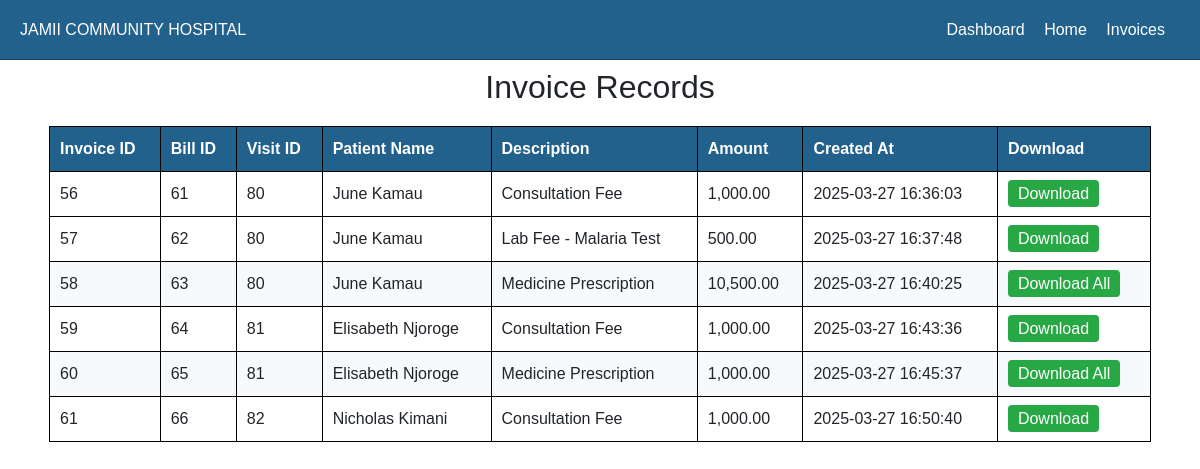
/invoices.php, run on the app's committed database.
### tables this page shows
CREATE TABLE `invoice` (
  `invoice_ID` int(11) NOT NULL,
  `bill_ID` int(11) NOT NULL,
  `created_at` timestamp NOT NULL DEFAULT current_timestamp()
);

CREATE TABLE `billing` (
  `bill_ID` int(100) NOT NULL,
  `VisitID` int(100) NOT NULL,
  `Unit` varchar(500) NOT NULL,
  `Description` varchar(100) NOT NULL,
  `Quantity` int(100) NOT NULL,
  `Unit_Price` int(100) NOT NULL,
  `Desc_Percentage` int(11) DEFAULT 0,
  `Desc_KES` int(11) DEFAULT 0,
  `Amount` int(11) NOT NULL,
  `Status` varchar(100) NOT NULL DEFAULT 'Pending',
  `Date_Created` timestamp NOT NULL DEFAULT current_timestamp()
);

### invoices.php (the view, shortened to what this page needs)
<?php
$servername = "localhost";
$username = "root";
$password = "";
$dbname = "jamii-hms";
$conn = new mysqli($servername, $username, $password, $dbname);
$sql = "SELECT
            invoice.invoice_ID,
            invoice.bill_ID,
            invoice.created_at,
            billing.VisitID,
            CONCAT(patients.FirstName, ' ', patients.LastName) AS PatientName,
            billing.Description,
            billing.Amount
        FROM invoice
        JOIN billing ON invoice.bill_ID = billing.bill_ID
        JOIN visits ON billing.VisitID = visits.VisitID
        JOIN patients ON visits.PatientID = patients.PatientID
        ORDER BY billing.VisitID, billing.Description, invoice.invoice_ID DESC";
$result = $conn->query($sql);
?>
<!DOCTYPE html>
<html lang="en">
<head>
    <link rel="stylesheet" href="bootstrap/css/bootstrap.min.css">
</head>
<body>
    <div class="top-bar">
        <div>
            <span class="fw-bold">JAMII COMMUNITY HOSPITAL</span>
        </div>
        <div>
            <a href="dashboard.php">Dashboard</a>
            <a href="billing.php">Home</a>
            <a href="invoices.php">Invoices</a>
        </div>
    </div>
    <br><br>
<h2>Invoice Records</h2>
<table>
    <tr>
        <th>Invoice ID</th>
        <th>Bill ID</th>
        <th>Visit ID</th>
        <th>Patient Name</th>
        <th>Description</th>
        <th>Amount</th>
        <th>Created At</th>
        <th>Download</th>
    </tr>
    <?php
    if ($result->num_rows > 0) {
        $currentVisitID = null;
        $medicinePrescriptions = [];
        while ($row = $result->fetch_assoc()) {
            if ($currentVisitID !== $row['VisitID'] && !empty($medicinePrescriptions)) {
                echo "<tr class='group-row'>";
                echo "<td>" . implode("<br>", array_column($medicinePrescriptions, 'invoice_ID')) . "</td>";
                echo "<td>" . implode("<br>", array_column($medicinePrescriptions, 'bill_ID')) . "</td>";
                echo "<td>" . $medicinePrescriptions[0]['VisitID'] . "</td>";
                echo "<td>" . $medicinePrescriptions[0]['PatientName'] . "</td>";
                echo "<td>Medicine Prescription</td>";
                echo "<td>" . number_format(array_sum(array_column($medicinePrescriptions, 'Amount')), 2) . "</td>";
                echo "<td>" . $medicinePrescriptions[0]['created_at'] . "</td>";
                echo "<td><a href='download_invoice.php?invoice_id=" . implode(",", array_column($medicinePrescriptions, 'invoice_ID')) . "' class='download-btn' target='_blank'>Download All</a></td>";
                echo "</tr>";
                $medicinePrescriptions = [];
            }
            if ($currentVisitID !== $row['VisitID']) {
                $currentVisitID = $row['VisitID'];
            }
            if ($row['Description'] === 'Medicine Prescription') {
                $medicinePrescriptions[] = $row;
            } else {
                echo "<tr>";
                echo "<td>" . htmlspecialchars($row['invoice_ID']) . "</td>";
                echo "<td>" . htmlspecialchars($row['bill_ID']) . "</td>";
                echo "<td>" . htmlspecialchars($row['VisitID']) . "</td>";
                echo "<td>" . htmlspecialchars($row['PatientName']) . "</td>";
                echo "<td>" . htmlspecialchars($row['Description']) . "</td>";
                echo "<td>" . htmlspecialchars(number_format($row['Amount'], 2)) . "</td>";
                echo "<td>" . htmlspecialchars($row['created_at']) . "</td>";
                echo "<td><a href='download_invoice.php?invoice_id=" . $row['invoice_ID'] . "' class='download-btn' target='_blank'>Download</a></td>";
                echo "</tr>";
            }
        }
    } else {
        echo "<tr><td colspan='8' style='text-align: center;'>No invoices found.</td></tr>";
    }
    ?>
</table>
</body>
</html>

### invoices.php (style rules this page uses)
body { font-family: Arial, sans-serif; padding: 20px; text-align: center; }
.top-bar { background-color: #21618c; color: white; padding: 10px 20px; display: flex; justify-content: space-between; align-items: center; position: fixed; width: 100%; top: 0; left: 0; height: 60px; border-bottom: 1px solid #154360; z-index: 1000; }
.top-bar a { color: white; text-decoration: none; margin-right: 15px; }
table { width: 95%; margin: 20px auto; border-collapse: collapse; }
th, td { border: 1px solid black; padding: 10px; text-align: left; }
th { background-color: #21618c; color: white; }
.download-btn { background-color: #28a745; color: white; border: none; padding: 5px 10px; cursor: pointer; text-decoration: none; border-radius: 4px; }
.group-row { background-color: #f8f9fa; }

### data on the page
invoice: invoice_ID "56", bill_ID "61", bill_ID.VisitID "80", PatientName "June Kamau", bill_ID.Description "Consultation Fee", bill_ID.Amount "1,000.00", created_at "2025-03-27 16:36:03"
invoice: invoice_ID "57", bill_ID "62", bill_ID.VisitID "80", PatientName "June Kamau", bill_ID.Description "Lab Fee - Malaria Test", bill_ID.Amount "500.00", created_at "2025-03-27 16:37:48"
invoice: medicinePrescriptions "58", medicinePrescriptions "63", PatientName "June Kamau", array_sum(array_column($medicinePrescriptions, 'Amount')) "10,500.00", invoice_ID "59", bill_ID "64", bill_ID.VisitID "81", PatientName "Elisabeth Njoroge", bill_ID.Description "Consultation Fee", bill_ID.Amount "1,000.00", created_at "2025-03-27 16:43:36"
billing: VisitID "80"
invoice: created_at "2025-03-27 16:40:25"
invoice: medicinePrescriptions "60", medicinePrescriptions "65", PatientName "Elisabeth Njoroge", array_sum(array_column($medicinePrescriptions, 'Amount')) "1,000.00", invoice_ID "61", bill_ID "66", bill_ID.VisitID "82", PatientName "Nicholas Kimani", bill_ID.Description "Consultation Fee", bill_ID.Amount "1,000.00", created_at "2025-03-27 16:50:40"
billing: VisitID "81"
invoice: created_at "2025-03-27 16:45:37"
